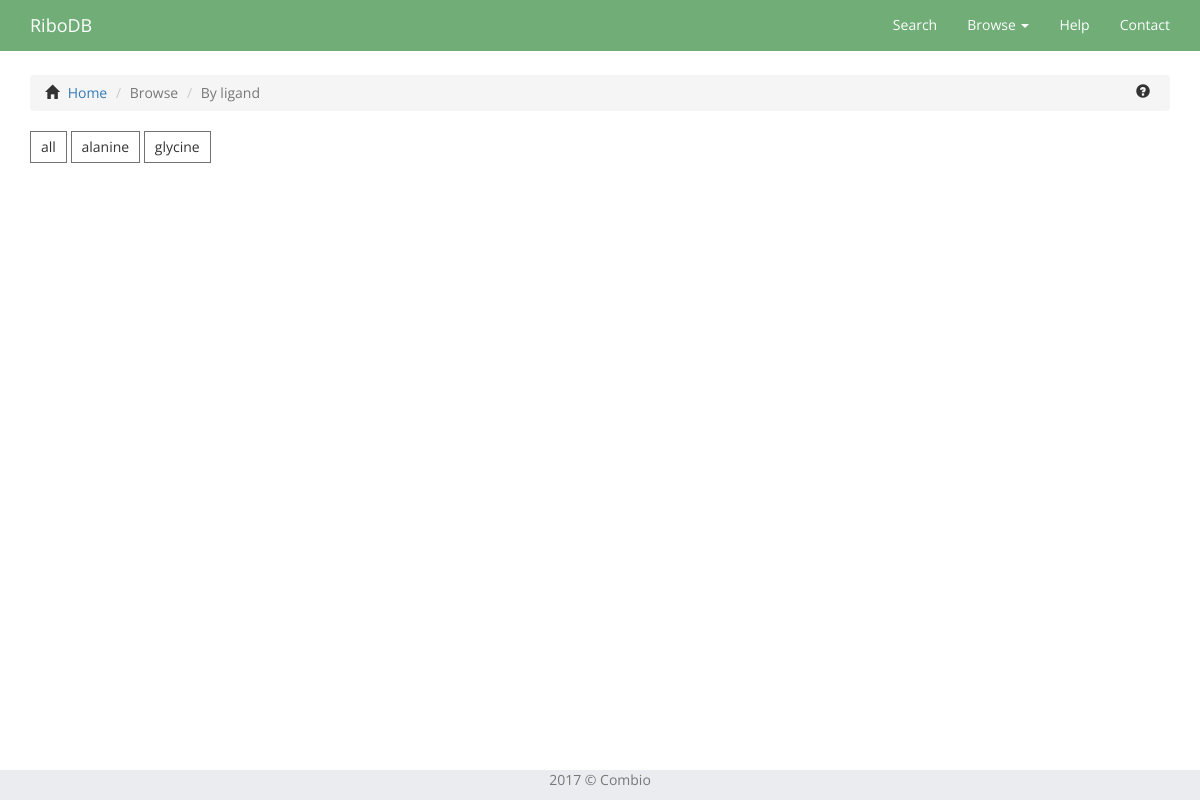
Before: /browser/ligand/ with the older database file.
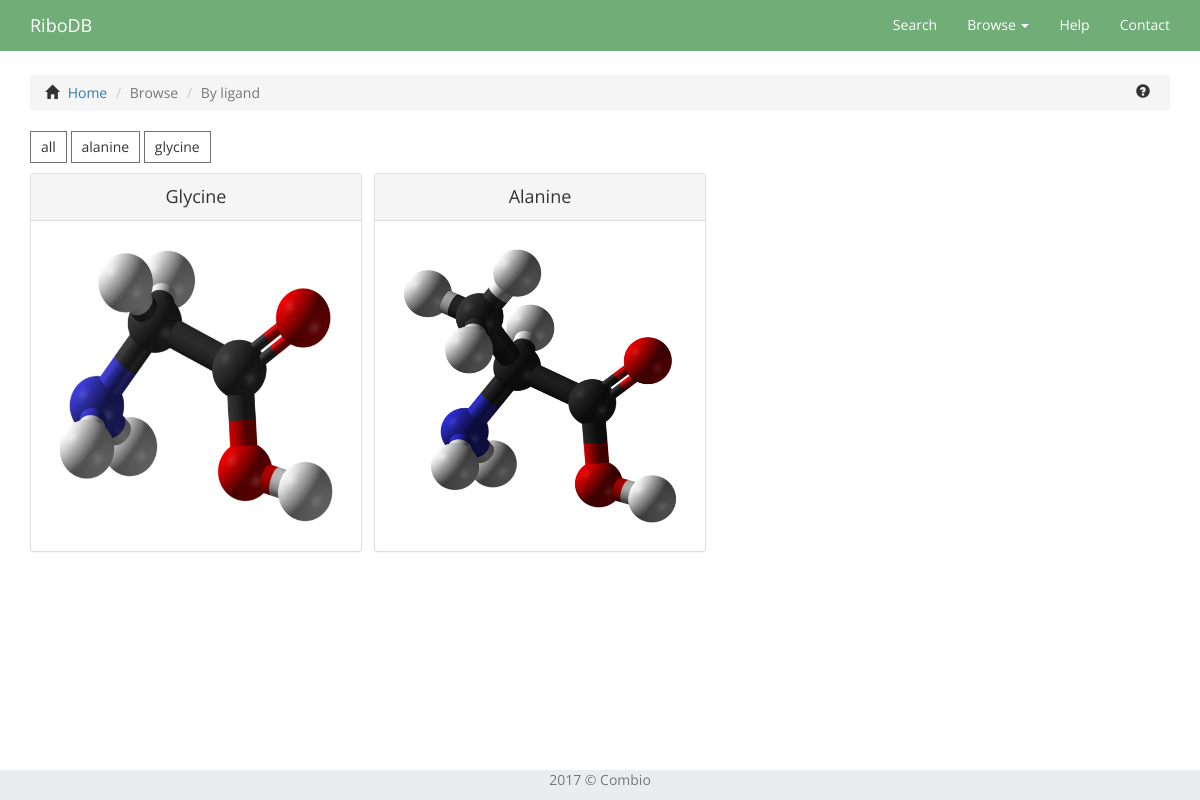
After: the same page with the newer database file.
### database/models.py (models this page shows, shortened)
class Ligand(models.Model):
	ligand_class = models.ForeignKey('LigandClass', null = True)
	name = models.CharField('nazwa', max_length = 20, primary_key = True)
	description = models.TextField('opis')
	image_name = models.TextField('nazwa pliku')

### database/views.py (the view)
# urls.py: url(r'^browser/ligand/$', views.ligand_browser, name='ligand_browser'),
def ligand_browser(request):
    ligand_list = Ligand.objects.all()
    context = {
        'ligand_list': ligand_list,
    }
    return render(request, 'database/ligand_browser.html', context)

### database/templates/database/ligand_browser.html (shortened to what this page needs)
{% extends 'database/base.html' %}
{% load static %}
{% block content %}
<div class="container">
  <div class="bs-example">
      <ul class="breadcrumb">
        <span class="glyphicon glyphicon-home"></span>
          <li><a href="{% url 'database:index' %}">Home</a></li>
          <li class="active">Browse</li>
          <li class="active">By ligand</li>
          <span data-toggle="popover" class="glyphicon glyphicon-question-sign glyphicon-help pull-right" title="Broswing by ligand" data-content="Riboswitches can bind different types of ligands. Thanks to this option, you can easily find all riboswitches for a specific ligand." data-trigger="hover" data-placement="left"></span>
      </ul>
  </div>
  <div class="ligand-filter">
    <ul>
      <li data-filter="*">all</li>
      <li data-filter=".alanine">alanine</li>
      <li data-filter=".glycine">glycine</li>
    </ul>
  </div>
  <div class="ligand-container">
  {% for ligand in ligand_list %}
      <div class="item {{ligand.name}} panel panel-default">
        <div class="panel-heading text-center ligand-name">
          {{ ligand.name }}
        </div>
        <div class="panel-body grid-item">
          <a href="{% url 'database:ligand_details' ligand.name %}">
            <img class="ligand-img" src="{% static "database/images/" %}{{ ligand.image_name }}">
          </a>
        </div>
      </div>
  {% endfor %}
  </div>
</div>
{% endblock %}

### database/templates/database/base.html (shortened to what this page needs)
{% load static %}
<!DOCTYPE html>
<html>
  <head>
    <link href="{% static "database/css/custom.css" %}" rel="stylesheet">
    <link href="{% static "database/plugins/bootstrap/styles/bootstrap.css" %}" rel="stylesheet">
    <link href="{% static "database/css/font-awesome.css" %}" rel="stylesheet" type="text/css" >
  </head>
  <body>
    <div id="wrapper">
      <nav class="navbar navbar-default navbar-fixed-top">
        <div class="container">
          <div class="navbar-header">
            <a class="navbar-brand" href="{% url 'database:index' %}">RiboDB</a>
          </div>
          <div class="collapse navbar-collapse" id="myNavbar">
            <ul class="nav navbar-nav navbar-right">
              <li><a href="{% url 'database:searcher' %}">Search</a></li>
              <li class="dropdown">
                <a class="dropdown-toggle" data-toggle="dropdown" href="#">Browse
                <span class="caret"></span></a>
              </li>
              <li><a href="{% url 'database:help' %}" id="help">Help</a></li>
              <li><a href="{% url 'database:contact' %}" id="contact">Contact</a></li>
            </ul>
          </div>
        </div>
      </nav>
      <main class="fade-out">
        {% block content %}
        {% endblock %}
      <main>
      <footer id="footer">
        <div class="container">
          <div class="row">
            <div class="col-xs-12 text-center">
              <p class="text-muted">2017 &copy; Combio</p>
            </div>
          </div>
        </div>
      </footer>
    </div>
  </body>
</html>

### database/static/database/css/custom.css (style rules this page uses)
html { height: 100%; }
body { padding-top: 60px; height: 100%; font-family: 'Open Sans', sans-serif !important; }
main { opacity: 1; transition: 0.3s opacity; }
.breadcrumb { margin-top: 15px !important; }
.glyphicon-help { margin-right: 5px; }
.glyphicon-home { margin-right: 5px; }
.ligand-img { box-shadow: 0; transition: box-shadow 0.4s; transition: -webkit-filter: grayscale(100%) 0.4s; transition: opacity 0.4s; height: 300px; width: 300px; }
.ligand-name { text-transform: capitalize; font-size: 18px; }
.ligand-filter ul { padding-left: 0; }
.ligand-filter ul li { list-style: none; margin: 0; padding: 0; display: inline-block; padding: 5px 10px; border: 1px solid #727272; cursor: pointer; -webkit-transition: all .5s ease; -moz-transition: all .5s ease; -ms-transition: all .5s ease; transition: all .5s ease; }
.panel.panel-default { margin-right: 12px; margin-bottom: 12px; }
#footer { background-color: #eaecef; position:absolute; bottom:0; width:100%; }
#wrapper { max-width: 100%; min-height: 100%; position: relative; }

Changed rows visible on the page:
added Ligand: name "Glycine", image_name (picture)
added Ligand: name "Alanine", image_name (picture)
